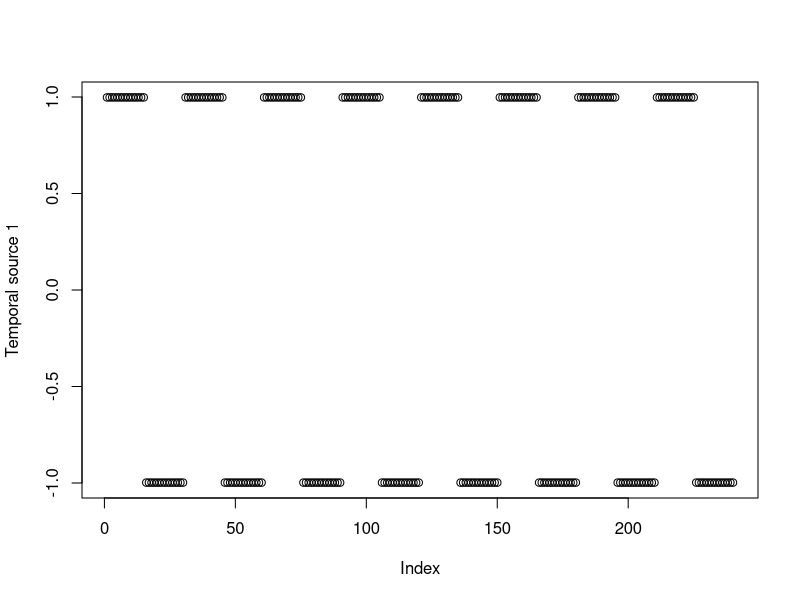
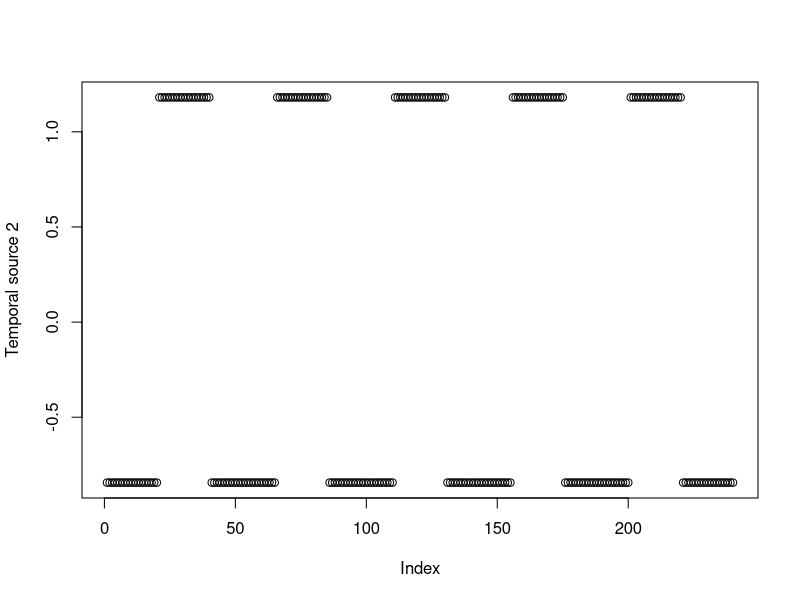
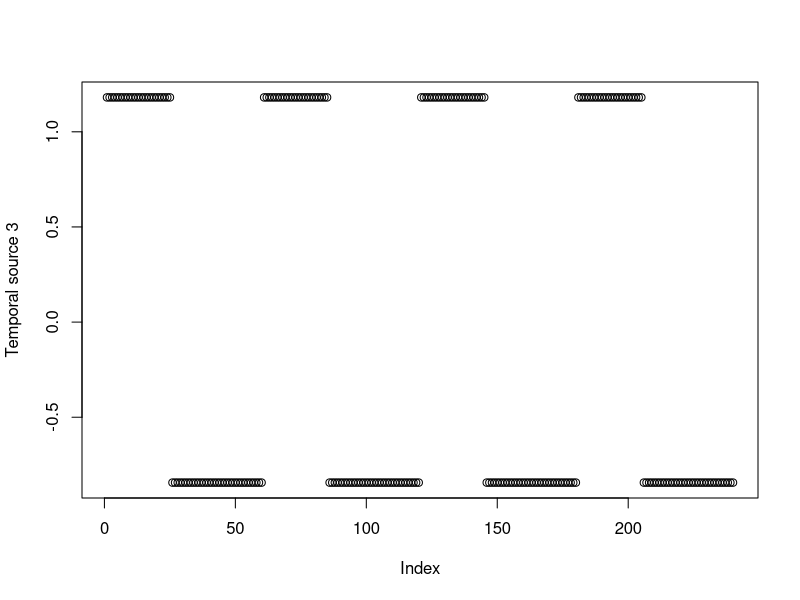
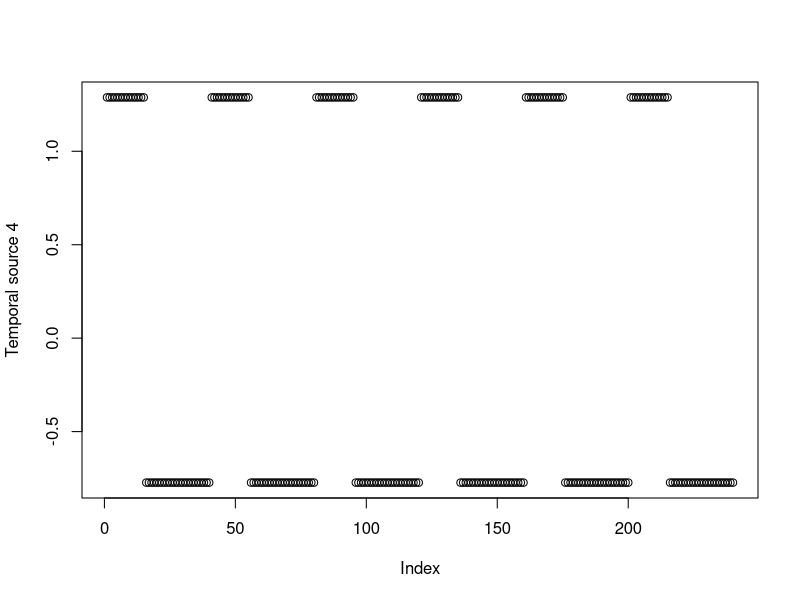
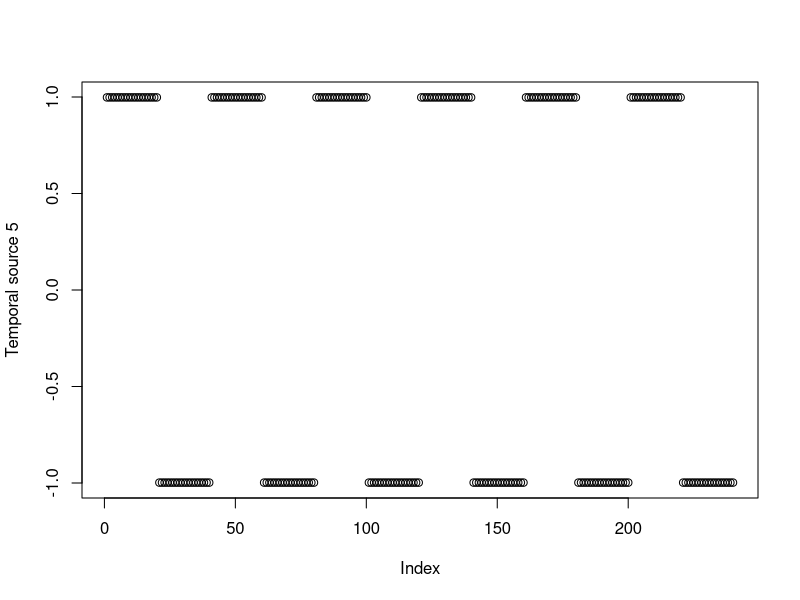
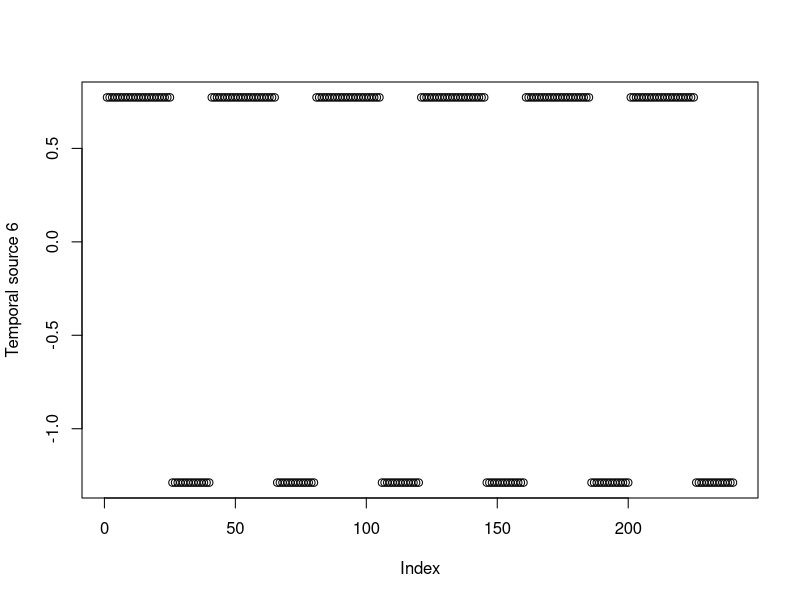
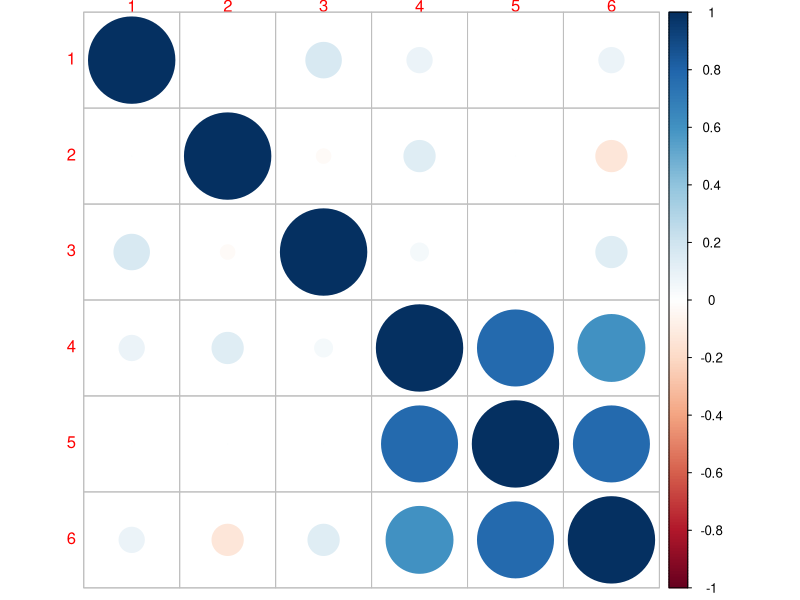

Write the R code that produced these figures, in order.
## ---- chunk 1
create_TC = function(interval, one_time, start_time){
  
  # Create initial matrix
  TC = matrix(0, 240, 1)
  
  # Counts for how many ones have been added / not added
  on_count = 1
  off_count = 0
  
  for(i in 1:240){
    
    # Check if the current time in source is before our start time
    if (i <= start_time) {
      next
    }
    
    # Change value in matrix if it is within the time period to do so 
    # Otherwise increment the time that one has not been added
    # Reset if at the end of a interval
    if(on_count <= one_time) {
      TC[i] = 1
      on_count = on_count + 1
    } else{
      off_count = off_count + 1
      if (off_count == interval - one_time) {
        on_count = 1
        off_count = 0
      }
  
    }
  
  }
  return(TC)
}
## ---- chunk 2
TC1 = create_TC(30, 15, 0)
TC2 = create_TC(45, 20, 20)
TC3 = create_TC(60, 25, 0)
TC4 = create_TC(40, 15, 0)
TC5 = create_TC(40, 20, 0)
TC6 = create_TC(40, 25, 0)

## ---- chunk 3
standardise_TC = function(TC) {
  TC_mean = mean(TC)
  TC_var = var(TC)
  TC1 = TC - TC_mean
  TC2 = TC1 / sqrt(TC_var[1])
  return(TC2)
}
## ---- chunk 4
standard_TC1 = standardise_TC(TC1)
standard_TC2 = standardise_TC(TC2)
standard_TC3 = standardise_TC(TC3)
standard_TC4 = standardise_TC(TC4)
standard_TC5 = standardise_TC(TC5)
standard_TC6 = standardise_TC(TC6)
## ---- chunk 5
plot(standard_TC1, ylab = "Temporal source 1")
plot(standard_TC2, ylab = "Temporal source 2")
plot(standard_TC3, ylab = "Temporal source 3")
plot(standard_TC4, ylab = "Temporal source 4")
plot(standard_TC5, ylab = "Temporal source 5")
plot(standard_TC6, ylab = "Temporal source 6")
## ---- chunk 6
full_TC = matrix(c(standard_TC1, standard_TC2, standard_TC3, standard_TC4, standard_TC5, standard_TC6), 240, 6)
correlation = cor(full_TC)
install.packages("corrplot")
library(corrplot)
corrplot(correlation, tl.srt = 0)
help(corrplot)
